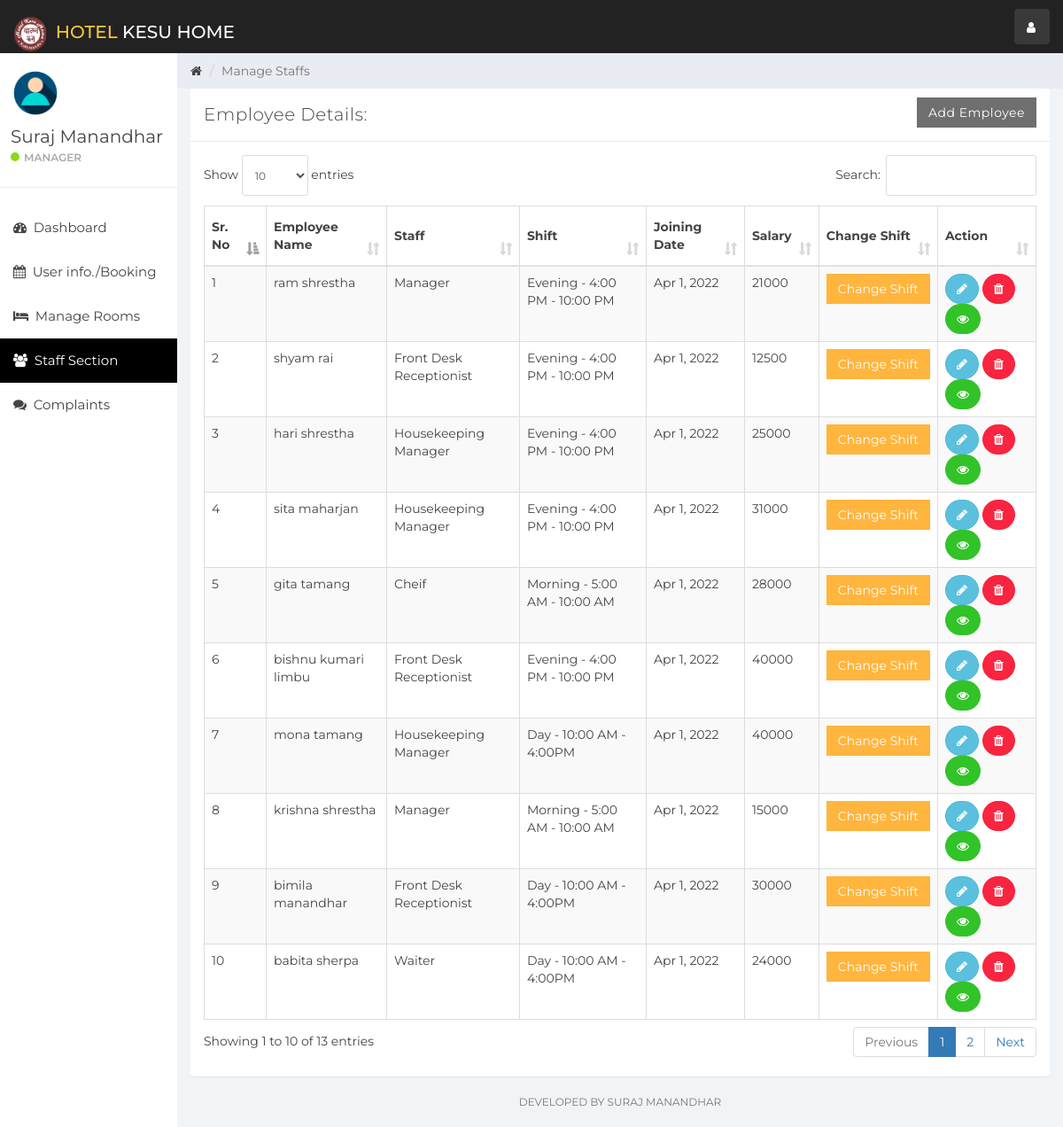
Page /index.php?staff_mang (signed in) on the committed database.
### tables this page shows
CREATE TABLE `user` (
  `id` int(11) NOT NULL,
  `name` varchar(100) NOT NULL,
  `username` varchar(15) NOT NULL,
  `email` varchar(100) NOT NULL,
  `password` varchar(100) NOT NULL,
  `created_at` timestamp NOT NULL DEFAULT current_timestamp()
);

CREATE TABLE `staff` (
  `emp_id` int(11) NOT NULL,
  `emp_name` varchar(100) NOT NULL,
  `staff_type_id` int(11) NOT NULL,
  `shift_id` int(11) NOT NULL,
  `id_card_type` int(11) NOT NULL,
  `id_card_no` varchar(20) NOT NULL,
  `address` varchar(100) NOT NULL,
  `contact_no` bigint(20) NOT NULL,
  `salary` bigint(20) NOT NULL,
  `joining_date` timestamp NOT NULL DEFAULT current_timestamp(),
  `updated_at` timestamp NOT NULL DEFAULT current_timestamp() ON UPDATE current_timestamp()
);

CREATE TABLE `staff_type` (
  `staff_type_id` int(10) NOT NULL,
  `staff_type` varchar(100) NOT NULL
);

CREATE TABLE `shift` (
  `shift_id` int(10) NOT NULL,
  `shift` varchar(100) NOT NULL,
  `shift_timing` varchar(100) NOT NULL
);

### staff_mang.php (the view, shortened to what this page needs)
<div class="col-sm-9 col-sm-offset-3 col-lg-10 col-lg-offset-2 main">
    <div class="row">
        <ol class="breadcrumb">
            <li><a href="#">
                    <em class="fa fa-home"></em>
                </a></li>
            <li class="active">Manage Staffs</li>
        </ol>
    </div>
    <div class="row">
        <div class="col-lg-12">
            <div class="panel panel-default">
                <div class="panel-heading">Employee Details:
                    <a href="index.php?add_emp" class="btn btn-secondary pull-right" style="border-radius:0%">Add Employee</a>
                </div>
                <div class="panel-body">
                    <table class="table table-striped table-bordered table-responsive" cellspacing="0" width="100%"
                           id="rooms">
                        <thead>
                        <tr>
                            <th>Sr. No</th>
                            <th>Employee Name</th>
                            <th>Staff</th>
                            <th>Shift</th>
                            <th>Joining Date</th>
                            <th>Salary</th>
                            <th>Change Shift</th>
                            <th>Action</th>
                        </tr>
                        </thead>
                        <tbody>
                        <?php
                        $staff_query = "SELECT * FROM staff  NATURAL JOIN staff_type NATURAL JOIN shift";
                        $staff_result = mysqli_query($connection, $staff_query);
                        if (mysqli_num_rows($staff_result) > 0) {
                            while ($staff = mysqli_fetch_assoc($staff_result)) { ?>
                                <tr>
                                    <td><?php echo $staff['emp_id']; ?></td>
                                    <td><?php echo $staff['emp_name']; ?></td>
                                    <td><?php echo $staff['staff_type']; ?></td>
                                    <td><?php echo $staff['shift'] . ' - ' . $staff['shift_timing']; ?></td>
                                    <td><?php echo date('M j, Y', strtotime($staff['joining_date'])); ?></td>
                                    <td><?php echo $staff['salary']; ?></td>
                                    <td>
                                        <button class="btn btn-warning" style="border-radius:0%" data-toggle="modal" data-target="#changeShift"
                                                data-id="<?php echo $staff['emp_id']; ?>" id="change_shift">Change Shift</button>
                                    </td>
                                    <td>
                                        <button data-toggle="modal"
                                                data-target="#empDetail<?php echo $staff['emp_id']; ?>"
                                                data-id="<?php echo $staff['emp_id']; ?>" id="editEmp"
                                                class="btn btn-info" style="border-radius:60px;"><i class="fa fa-pencil"></i></button>
                                        <a href='functionmis.php?empid=<?php echo $staff['emp_id']; ?>'
                                           class="btn btn-danger" onclick="return confirm('Are you Sure?')" style="border-radius:60px;"><i
                                                    class="fa fa-trash"></i></a>
                                        <a href='index.php?emp_history&empid=<?php echo $staff['emp_id']; ?>'
                                           class="btn btn-success" title="Employee Histery" style="border-radius:60px;"><i class="fa fa-eye"></i></a>
                                    </td>
                                </tr>
                                <?php
                            }
                        }
                        ?>
                        </tbody>
                    </table>
                </div>
            </div>
        </div>
    </div>
    <div class="row">
        <div class="col-sm-12">
        <p class="back-link">Developed By Suraj manandhar</p>
        </div>
    </div>
</div>

### sidebar.php (shortened to what this page needs)
<div id="sidebar-collapse" class="col-sm-3 col-lg-2 sidebar">
    <div class="profile-sidebar">
        <div class="profile-userpic">
            <img src="img/user.png" class="img-responsive" alt="">
        </div>
        <div class="profile-usertitle">
            <div class="profile-usertitle-name"><?php echo $user['name'];?></div>
            <div class="profile-usertitle-status"><span class="indicator label-success"></span>Manager</div>
        </div>
    </div>
    <ul class="nav menu">
    <?php
        if (isset($_GET['dashboard'])){ ?>
            <li class="active">
                <a href="index.php?dashboard"><em class="fa fa-dashboard">&nbsp;</em>
                    Dashboard
                </a>
            </li>
        <?php } else{?>
            <li>
                <a href="index.php?dashboard"><em class="fa fa-dashboard">&nbsp;</em>
                    Dashboard
                </a>
            </li>
        <?php }
        if (isset($_GET['reservation'])){ ?>
            <li class="active">
            <a href="index.php?reservation"><em class="fa fa-calendar">&nbsp;</em>
                   User info./Booking
                </a>
            </li>
        <?php } else{?>
            <li>
            <a href="index.php?reservation"><em class="fa fa-calendar">&nbsp;</em>
                    User info./Booking
                </a>
            </li>
        <?php }
        if (isset($_GET['room_mang'])){ ?>
            <li class="active">
                <a href="index.php?room_mang"><em class="fa fa-bed">&nbsp;</em>
                    Manage Rooms
                </a>
            </li>
        <?php } else{?>
            <li>
            <a href="index.php?room_mang"><em class="fa fa-bed">&nbsp;</em>
                    Manage Rooms
                </a>
            </li>
        <?php }
        if (isset($_GET['staff_mang'])){ ?>
            <li class="active">
                <a href="index.php?staff_mang"><em class="fa fa-users">&nbsp;</em>
                    Staff Section
                </a>
            </li>
        <?php }
        if (isset($_GET['complain'])){ ?>
            <li class="active">
                <a href="index.php?complain"><em class="fa fa-comments">&nbsp;</em>
                   Complaints
                </a>
            </li>
        <?php } else{?>
            <li>
                <a href="index.php?complain"><em class="fa fa-comments">&nbsp;</em>
                    Complaints
                </a>
            </li>
        <?php }
        ?>
    </ul>
</div>

### rows in the picture
user: name "Suraj Manandhar"
staff: emp_id "1", emp_name "ram shrestha", staff_type.staff_type "Manager", shift.shift "Evening", shift.shift_timing "4:00 PM - 10:00 PM", joining_date "Apr 1, 2022", salary "21000"
staff: emp_id "2", emp_name "shyam rai", staff_type.staff_type "Front Desk Receptionist", shift.shift "Evening", shift.shift_timing "4:00 PM - 10:00 PM", joining_date "Apr 1, 2022", salary "12500"
staff: emp_id "3", emp_name "hari shrestha", staff_type.staff_type "Housekeeping Manager", shift.shift "Evening", shift.shift_timing "4:00 PM - 10:00 PM", joining_date "Apr 1, 2022", salary "25000"
staff: emp_id "4", emp_name "sita maharjan", staff_type.staff_type "Housekeeping Manager", shift.shift "Evening", shift.shift_timing "4:00 PM - 10:00 PM", joining_date "Apr 1, 2022", salary "31000"
staff: emp_id "5", emp_name "gita tamang", staff_type.staff_type "Cheif", shift.shift "Morning", shift.shift_timing "5:00 AM - 10:00 AM", joining_date "Apr 1, 2022", salary "28000"
staff: emp_id "6", emp_name "bishnu kumari limbu", staff_type.staff_type "Front Desk Receptionist", shift.shift "Evening", shift.shift_timing "4:00 PM - 10:00 PM", joining_date "Apr 1, 2022", salary "40000"
staff: emp_id "7", emp_name "mona tamang", staff_type.staff_type "Housekeeping Manager", shift.shift "Day", shift.shift_timing "10:00 AM - 4:00PM", joining_date "Apr 1, 2022", salary "40000"
staff: emp_id "8", emp_name "krishna shrestha", staff_type.staff_type "Manager", shift.shift "Morning", shift.shift_timing "5:00 AM - 10:00 AM", joining_date "Apr 1, 2022", salary "15000"
staff: emp_id "9", emp_name "bimila manandhar", staff_type.staff_type "Front Desk Receptionist", shift.shift "Day", shift.shift_timing "10:00 AM - 4:00PM", joining_date "Apr 1, 2022", salary "30000"
staff: emp_id "10", emp_name "babita sherpa", staff_type.staff_type "Waiter", shift.shift "Day", shift.shift_timing "10:00 AM - 4:00PM", joining_date "Apr 1, 2022", salary "24000"
